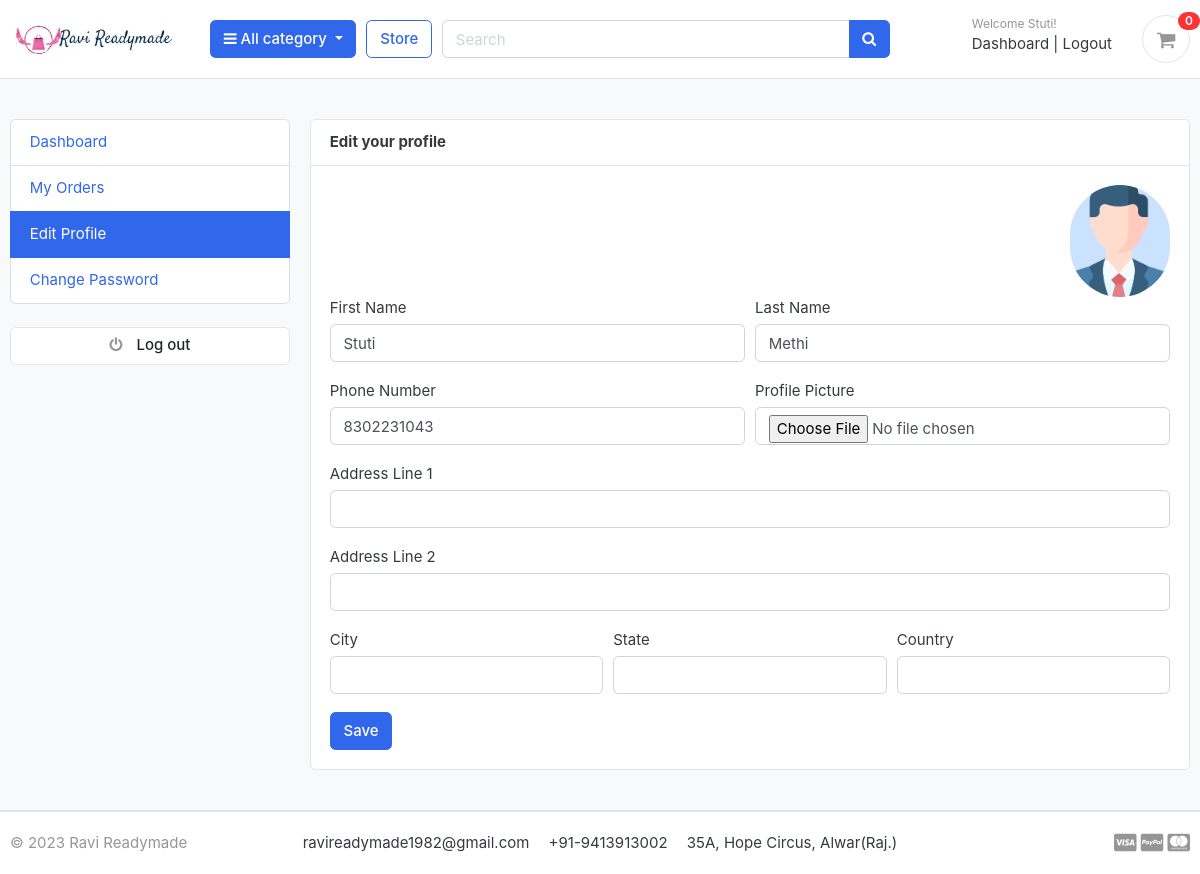
Page /accounts/edit_profile/ (signed in) on the committed database.
### accounts/models.py (models this page shows, shortened)
class Account(AbstractBaseUser):
    first_name = models.CharField(max_length=50)
    last_name = models.CharField(max_length=50)
    username = models.CharField(max_length=50, unique=True)
    email = models.EmailField(max_length=100, unique=True)
    phone = models.CharField(max_length=50)
    date_joined = models.DateTimeField(auto_now_add=True)
    last_login = models.DateTimeField(auto_now_add=True)
    is_admin = models.BooleanField(default=False)
    is_active = models.BooleanField(default=False)
    is_staff = models.BooleanField(default=False)
    is_superadmin = models.BooleanField(default=False)
    USERNAME_FIELD = 'email'
    REQUIRED_FIELDS = ['username', 'first_name', 'last_name']
    objects = MyAccountManager()

class UserProfile(models.Model):
    user = models.OneToOneField(Account, on_delete=models.CASCADE)
    address_line_1 = models.CharField(blank=True, max_length=100)
    address_line_2 = models.CharField(blank=True, max_length=100)
    profile_picture = models.ImageField(blank=True, upload_to='userprofile')
    city = models.CharField(blank=True, max_length=20)
    state = models.CharField(blank=True, max_length=20)
    country = models.CharField(blank=True, max_length=20)

### accounts/views.py (the view)
# urls.py: path('edit_profile/', edit_profile, name='edit_profile'),
@login_required(login_url='login')
def edit_profile(request):
    userprofile = get_object_or_404(UserProfile, user=request.user)
    if request.method == 'POST':
        user_form = UserForm(request.POST, instance=request.user)
        profile_form = UserProfileForm(request.POST, request.FILES, instance=userprofile)
        if user_form.is_valid() and profile_form.is_valid():
            user_form.save()
            profile_form.save()
            messages.success(request, 'Your Profile has been updated')
            return redirect('edit_profile')
    else:
        user_form = UserForm(instance = request.user)
        profile_form = UserProfileForm(instance=userprofile)
    context = {'user_form': user_form, 'profile_form': profile_form, 'userprofile':userprofile}
    return render(request, 'accounts/edit_profile.html', context)

### accounts/forms.py
class UserForm(forms.ModelForm):
    class Meta:
        model = Account
        fields = ['first_name', 'last_name', 'phone']
    def __init__(self, *args, **kwargs):
        super(UserForm, self).__init__(*args, **kwargs)
        for field in self.fields:
            self.fields[field].widget.attrs['class'] = 'form-control'

class UserProfileForm(forms.ModelForm):
    profile_picture = forms.ImageField(required=False, error_messages={'invalid':("Image files only")},widget=forms.FileInput)
    class Meta:
        model = UserProfile
        fields = ['address_line_1', 'address_line_2', 'city', 'state', 'country', 'profile_picture']
    def __init__(self, *args, **kwargs):
        super(UserProfileForm, self).__init__(*args, **kwargs)
        for field in self.fields:
            self.fields[field].widget.attrs['class'] = 'form-control'

### carts/context_processors.py (called while the page is built)
def counter(request):
    cart_count = 0
    if 'admin' in request.path:
        return {}
    else:
        try:
            cart = Cart.objects.filter(cart_id = _cart_id(request))
            if request.user.is_authenticated:
                cart_items = CartItem.objects.all().filter(user = request.user)
            else:
                cart_items = CartItem.objects.all().filter(cart = cart[:1])
            for cart_item in cart_items:
                cart_count += cart_item.quantity
        except Cart.DoesNotExist:
            cart_count = 0
    return dict(cart_count = cart_count)

### carts/views.py (called while the page is built)
def _cart_id(request):
    cart = request.session.session_key
    if not cart:
        cart = request.session.create()
    return cart

### category/context_processors.py (called while the page is built)
def menu_links(request):
    links = Category.objects.all()
    return dict(links=links)

### category/models.py (called while the page is built)
    def get_url(self):
        return reverse('products_by_category', args=[self.slug])

### templates/accounts/edit_profile.html (shortened to what this page needs)
{% extends 'base.html' %}
{% block content %}
<section class="section-conten padding-y bg">
<div class="container">
	<div class="row">
	{% include 'includes/dashboard_sidebar.html' %}
	<main class="col-md-9">
		<article class="card">
		<header class="card-header">
			<strong class="d-inline-block mr-3">Edit your profile</strong>
		</header>
		<div class="card-body">
			<div class="text-right">
				<img src="{{userprofile.profile_picture.url}}" alt="Profile Picture" width="100" style="border-radius:50px;">
			</div>
			<div class="row">
			<div class="col-md-12">
				<form action="{% url 'edit_profile' %}" method="POST" enctype="multipart/form-data">
					<div class="form-row">
						<div class="form-group col-md-6">
							<label>First Name</label>
							{{user_form.first_name}}
						</div>
						<div class="form-group col-md-6">
							<label>Last Name</label>
							{{user_form.last_name}}
						</div>
					</div>
					<div class="form-row">
						<div class="form-group col-md-6">
							<label>Phone Number</label>
							{{user_form.phone}}
						</div>
						<div class="form-group col-md-6">
							<label>Profile Picture</label>
							{{profile_form.profile_picture}}
						</div>
					</div>
					<div class="form-group">
						<label>Address Line 1</label>
						{{profile_form.address_line_1}}
					</div>
					<div class="form-group">
						<label>Address Line 2</label>
						{{profile_form.address_line_2}}
					</div>
					<div class="form-row">
						<div class="form-group col-md-4">
							<label>City</label>
							{{profile_form.city}}
						</div>
						<div class="form-group col-md-4">
							<label>State</label>
							{{profile_form.state}}
						</div>
						<div class="form-group col-md-4">
							<label>Country</label>
							{{profile_form.country}}
						</div>
					</div>
					<input type="submit" value="Save" class="btn btn-primary">
				</form>
			</div>
			</div>
		</div>
		</article>
	</main>
</div>
</div>
</section>
{% endblock %}

### templates/includes/navbar.html (shortened to what this page needs)
{% load static %}
<header class="section-header">
   <section class="header-main border-bottom">
        <div class="container">
    <div class="row align-items-center">
        <div class="col-lg-2 col-md-3 col-6">
            <a href="{% url 'home' %}" class="brand-wrap">
                <img class="logo" src="{% static 'images/logo1.png' %}">
            </a>
        </div>
        <div class="col-lg col-sm col-md col-6 flex-grow-0">
            <div class="category-wrap dropdown d-inline-block float-right">
                <button type="button" class="btn btn-primary dropdown-toggle" data-toggle="dropdown">
                    <i class="fa fa-bars"></i> All category
                </button>
            </div>
        </div>
        <a href="{% url 'store' %}" class="btn btn-outline-primary">Store</a>
        <div class="col-lg  col-md-6 col-sm-12 col">
            <form action = "{% url 'search' %}" method="GET" class="search">
                <div class="input-group w-100">
                    <input type="text" name="keyword" class="form-control" style="width:60%;" placeholder="Search">
                    <div class="input-group-append">
                      <button class="btn btn-primary" type="submit">
                        <i class="fa fa-search"></i>
                      </button>
                    </div>
                </div>
            </form>
        </div>
        <div class="col-lg-3 col-sm-6 col-8 order-2 order-lg-3">
                    <div class="d-flex justify-content-end mb-3 mb-lg-0">
                        {% if user.id is None %}
                        <div class="widget-header">
                            <small class="title text-muted">Welcome guest!</small>
                            <div>
                                <a href="{% url 'login' %}">Sign in</a> <span class="dark-transp"> | </span>
                                <a href="{% url 'register' %}"> Register</a>
                            </div>
                        </div>
                        {% else %}
                        <div class="widget-header">
                            <small class="title text-muted">Welcome {{user.first_name}}!</small>
                            <div>
                                <a href="{% url 'dashboard' %}">Dashboard</a> <span class="dark-transp"> | </span>
                                <a href="{% url 'logout' %}"> Logout</a>
                            </div>
                        </div>
                        {% endif %}
                        <a href="{% url 'cart' %}" class="widget-header pl-3 ml-3">
                            <div class="icon icon-sm rounded-circle border"><i class="fa fa-shopping-cart"></i></div>
                            <span class="badge badge-pill badge-danger notify">{{cart_count}}</span>
                        </a>
                    </div>
                </div>
    </div>
        </div>
    </section>
</header>

### static/css/ui.css (style rules this page uses)
html { font-family: "Inter", sans-serif; font-size: 15px; }
.icon-xs, .icon-sm, .icon-md, .icon-lg { display: inline-block; text-align: center; flex-shrink: 0; flex-grow: 0; }
.icon-sm { width: 48px; height: 48px; line-height: 48px !important; font-size: 20px; }
.padding-y { padding-top: 40px; padding-bottom: 40px; }
article:after, .form-group:after { display: block; clear: both; content: ""; }
.bg { background-color: #f8f9fa; }
.header-main { position: relative; padding-top: 1rem; padding-bottom: 1rem; }
.brand-wrap .logo, .navbar-brand .logo { margin-right: 7px; max-height: 42px; display: inline-block; }
.widget-header { display: inline-block; vertical-align: middle; position: relative; }
.widget-header a { color: #343a40; }
.widget-header i { color: #969696; }
.widget-header .title { display: block; }
.widget-header .notify { position: absolute; top: -3px; right: -10px; }
.notify { position: absolute; top: -4px; right: -10px; display: inline-block; padding: 0.25em 0.6em; font-size: 12px; line-height: 1; text-align: center; border-radius: 3rem; color: #fff; background-color: #fa3434; }

### rows in the picture
Account: first_name "Stuti", last_name "Methi", phone "8302231043"
UserProfile: profile_picture (placeholder picture)

### other values in the picture
{{ cart_count }} "0"
